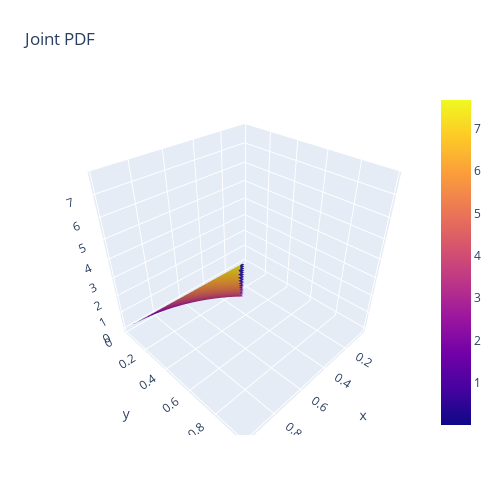

Write notebook code for a chart like this one.
### Markdown cell above
#### TASK:
*Check that fX,Z (x, z) is a legit joint pdf and plot it in Python. What proportion of students obtain a score greater than 0.5 in Statistics, and what is the probability that a randomly selected student will have a Stat-score exactly equal to 0.5?*

#### IMPLEMENTATION APPROACH:
In order to plot our *Joint PDF* we want to apply a MeshGrid on two pair linearly spaced sequence of numbers. Then, we evaluate the function and plot it through the usage of *Plotly* Library.

### Code cell
#IMPORTING LIBRARIES:
import plotly.graph_objects as go           #We use this Library for plotting the JOINT PDF graphically in 3D.                           
import numpy as np                          #We use it for dividing the space linearly and for doing some array's computations.

#SUPPORT FUNCTION:
def f(x,y):                                 #Declaration of a support function for returning the exercise's function ("8xz").
    return 8*x*y

#DIVISION OF THE SPACE AND APPLICATION OF THE MESHGRID:
x = np.linspace(0,1,num=50)                 #We save in "x" an evenly spaced sequence of numbers(50 numbers in this case) over a specified interval(In our case [0,1]).      
y = np.linspace(0,1,num=50)                 #We save in "y" an evenly spaced sequence of numbers(50 numbers in this case) over a specified interval(In our case [0,1]).
X, Y = np.meshgrid(x,y)                     #We apply the MeshGrid at the x and y vectors and we return the coordinate matrices(X, Y) from coordinate vectors(x, y).

#SELECTION OF ONLY THE POINTS WE ARE INTERESTED IN DEPENDING ON THE JOINT PDF DOMAIN(for 0 < z < x < 1):
X = np.where( (X > Y) & (X != 0) & (Y != 0) & (X != 1) & (Y != 1) , X, 0.98 )    #We select all the X's that are bigger that the Y's. Then check that X and Y are not equal to the 
Y = np.where((X > Y) & (X != 0) & (Y != 0) & (X != 1) & (Y != 1) , Y, 0.98)      #extremes of the Domain.

#EVALUATION OF THE FUNCTION:
Z = f(X,Y)                                  #Saving in Z the evaluation of the function given the two sequence of numbers X,Y.

#PLOTTING:
fig = go.Figure(data=[go.Surface(z=Z, x=X, y=Y)])       #Build the surface that is going to represent our function.
fig.update_layout(title='Joint PDF', autosize=False, width=500, height=500, margin=dict(l=65, r=50, b=65, t=90), showlegend=True)   
fig.show()

### Figure 1 — Plotly figure (JSON) as saved in the notebook; plotly's stock layout.template omitted (floating-point values rounded to 4 significant figures; data arrays with more than 128 entries replaced by an {"elided": "..."} marker saying what was removed)
{"data": [{"type": "surface", "x": {"elided": "50x50 float values"}, "y": {"elided": "50x50 float values"}, "z": {"elided": "50x50 float values"}}], "layout": {"autosize": false, "height": 500, "margin": {"b": 65, "l": 65, "r": 50, "t": 90}, "showlegend": true, "title": {"text": "Joint PDF"}, "width": 500}}
